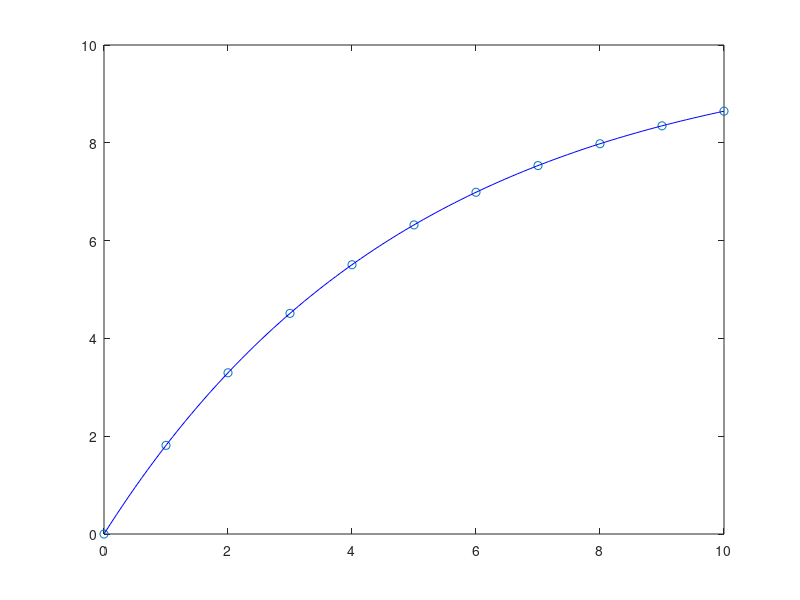

Here is the MATLAB script that generated this plot:
y =[0 1.8127 3.2968 4.5119 5.5067 6.3212 6.9881 7.5340 7.9810 8.3470 8.6466];
x = linspace(0,10,length(y));

f =@(b,x) b(1)*(1-exp(-b(2)*x));

beta0 = [1;1];

beta = nlinfit(x,y,f,beta0)

xf = linspace(0,10,100);

plot(x,y,'o',xf,f(beta,xf),'b');

